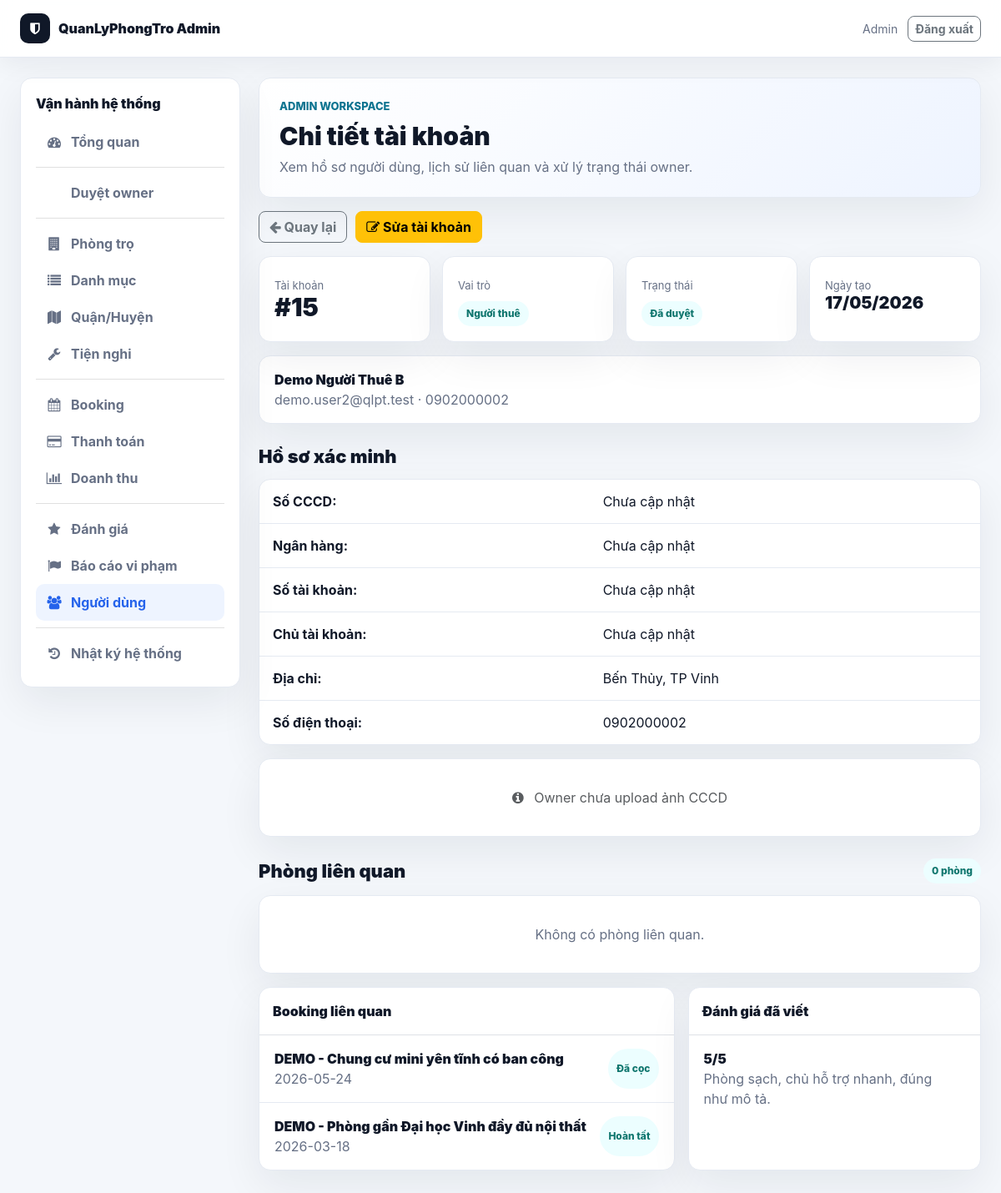
The app's page /public/admin/user_detail.php?id=15 (signed in) with its own data.
### tables this page shows
CREATE TABLE `users` (
  `id` int(11) NOT NULL,
  `name` varchar(100) DEFAULT NULL,
  `email` varchar(150) DEFAULT NULL,
  `password` varchar(255) DEFAULT NULL,
  `reset_token` varchar(64) DEFAULT NULL,
  `reset_expires` datetime DEFAULT NULL,
  `force_password_change` tinyint(1) NOT NULL DEFAULT 0,
  `phone` varchar(20) DEFAULT NULL,
  `avatar` varchar(255) DEFAULT NULL,
  `role` enum('user','owner','admin') DEFAULT 'user',
  `created_at` timestamp NOT NULL DEFAULT current_timestamp(),
  `status` varchar(20) DEFAULT 'pending',
  `owner_verification_status` enum('not_required','pending_verification','submitted','approved','rejected') NOT NULL DEFAULT 'not_required',
  `approved_by` int(11) DEFAULT NULL,
  `approved_at` datetime DEFAULT NULL,
  `rejection_reason` text DEFAULT NULL,
  `address` text DEFAULT NULL,
  `idcard_number` varchar(50) DEFAULT NULL,
  `trust_score` int(11) NOT NULL DEFAULT 0,
  `admin_note` text DEFAULT NULL,
  `verified_at` datetime DEFAULT NULL,
  `verification_submitted_at` datetime DEFAULT NULL,
  `verification_reviewed_by` int(11) DEFAULT NULL,
  `verification_reviewed_at` datetime DEFAULT NULL,
  `verification_rejection_reason` text DEFAULT NULL,
  `id_card_front` varchar(255) DEFAULT NULL,
  `id_card_back` varchar(255) DEFAULT NULL,
  `selfie_image` varchar(255) DEFAULT NULL,
  `bank_name` varchar(100) DEFAULT NULL,
  `bank_account_no` varchar(50) DEFAULT NULL,
  `bank_account_name` varchar(100) DEFAULT NULL,
  `bank_verified_at` datetime DEFAULT NULL,
  `notify_email` tinyint(1) DEFAULT 1,
  `notify_booking` tinyint(1) DEFAULT 1,
  `show_phone` tinyint(1) DEFAULT 1,
  `dark_mode` tinyint(1) DEFAULT 0
);

CREATE TABLE `bookings` (
  `id` int(11) NOT NULL,
  `booking_code` varchar(30) DEFAULT NULL,
  `user_id` int(11) DEFAULT NULL,
  `owner_id` int(11) DEFAULT NULL,
  `motel_id` int(11) DEFAULT NULL,
  `check_in_date` date DEFAULT NULL,
  `check_out_date` date DEFAULT NULL,
  `expected_move_in_date` date DEFAULT NULL,
  `rental_duration_months` int(11) DEFAULT NULL,
  `note` text DEFAULT NULL,
  `contact_name` varchar(120) DEFAULT NULL,
  `contact_phone` varchar(20) DEFAULT NULL,
  `contact_email` varchar(150) DEFAULT NULL,
  `deposit_amount` int(11) DEFAULT NULL,
  `total_amount` int(11) NOT NULL DEFAULT 0,
  `payment_status` enum('pending','processing','paid','failed','cancelled','refunded') NOT NULL DEFAULT 'pending',
  `booking_status` enum('pending','waiting_payment','paid','confirmed','cancelled','rejected','expired','completed') NOT NULL DEFAULT 'pending',
  `checkin_date` date DEFAULT NULL,
  `status` enum('pending','paid','accepted','completed','rejected','cancelled') DEFAULT 'pending',
  `created_at` timestamp NOT NULL DEFAULT current_timestamp(),
  `cancelled_at` datetime DEFAULT NULL,
  `cancelled_by` int(11) DEFAULT NULL,
  `cancellation_reason` text DEFAULT NULL,
  `rejected_at` datetime DEFAULT NULL,
  `rejected_by` int(11) DEFAULT NULL,
  `rejection_reason` text DEFAULT NULL,
  `expires_at` datetime DEFAULT NULL,
  `updated_at` datetime DEFAULT NULL
);

CREATE TABLE `motels` (
  `id` int(11) NOT NULL,
  `title` varchar(255) NOT NULL,
  `description` text DEFAULT NULL,
  `price` int(11) NOT NULL,
  `deposit_amount` int(11) NOT NULL DEFAULT 0,
  `area` int(11) DEFAULT NULL,
  `address` varchar(255) DEFAULT NULL,
  `province_code` varchar(20) DEFAULT NULL,
  `province_name` varchar(120) DEFAULT NULL,
  `district_code` varchar(20) DEFAULT NULL,
  `district_name` varchar(120) DEFAULT NULL,
  `ward_code` varchar(20) DEFAULT NULL,
  `ward_name` varchar(120) DEFAULT NULL,
  `street_address` varchar(255) DEFAULT NULL,
  `address_api_source` varchar(80) DEFAULT NULL,
  `lat` decimal(10,8) DEFAULT NULL,
  `lng` decimal(11,8) DEFAULT NULL,
  `phone` varchar(20) DEFAULT NULL,
  `user_id` int(11) NOT NULL,
  `category_id` int(11) DEFAULT NULL,
  `district_id` int(11) DEFAULT NULL,
  `status` enum('pending','approved','hidden','rejected') DEFAULT 'pending',
  `room_status` enum('available','reserved','rented','unavailable') NOT NULL DEFAULT 'available',
  `rejection_reason` text DEFAULT NULL,
  `rejected_by` int(11) DEFAULT NULL,
  `rejected_at` datetime DEFAULT NULL,
  `count_view` int(11) DEFAULT 0,
  `created_at` timestamp NOT NULL DEFAULT current_timestamp(),
  `updated_at` timestamp NULL DEFAULT NULL,
  `bedrooms` int(11) DEFAULT 0,
  `bathrooms` int(11) DEFAULT 0,
  `max_people` int(11) DEFAULT NULL,
  `utilities` text DEFAULT NULL,
  `furniture` text DEFAULT NULL,
  `verification_status` varchar(30) NOT NULL DEFAULT 'unverified',
  `health_score` int(11) NOT NULL DEFAULT 0,
  `is_featured` tinyint(1) NOT NULL DEFAULT 0,
  `available_from` date DEFAULT NULL,
  `service_fee` int(11) NOT NULL DEFAULT 0,
  `electricity_unit_price` int(11) NOT NULL DEFAULT 0,
  `water_fee_per_person` int(11) NOT NULL DEFAULT 0,
  `internet_fee` int(11) NOT NULL DEFAULT 0,
  `parking_fee` int(11) NOT NULL DEFAULT 0,
  `other_fee` int(11) NOT NULL DEFAULT 0,
  `service_note` varchar(255) DEFAULT NULL,
  `deposit_months` decimal(3,1) NOT NULL DEFAULT 1.0
);

CREATE TABLE `reviews` (
  `id` int(11) NOT NULL,
  `user_id` int(11) DEFAULT NULL,
  `motel_id` int(11) DEFAULT NULL,
  `rating` int(11) DEFAULT NULL,
  `comment` text DEFAULT NULL,
  `status` varchar(20) NOT NULL DEFAULT 'visible',
  `created_at` timestamp NOT NULL DEFAULT current_timestamp()
);

### public/admin_init.php (called while the page is built, shortened)
<?php
require_once __DIR__ . '/../config/database.php';
require_once __DIR__ . '/../core/Database.php';
require_once __DIR__ . '/../app/controller/ActivityLogController.php';
$db = new Database($conn);
?>

### core/Database.php (called while the page is built, shortened)
<?php
class Database {
    private $conn;
    public function __construct($connection) {
        $this->conn = $connection;
    }
    public function getRow($sql) {
        $result = $this->conn->query($sql);
        if ($result && $result->num_rows > 0) {
            return $result->fetch_assoc();
        }
        return false;
    }
    public function getRows($sql) {
        $result = $this->conn->query($sql);
        if ($result && $result->num_rows > 0) {
            $rows = [];
            while ($row = $result->fetch_assoc()) {
                $rows[] = $row;
            }
            return $rows;
        }
        return [];
    }
}
?>

### public/admin/user_detail.php (the view, shortened to what this page needs)
<?php
require_once __DIR__ . '/../admin_init.php';
require_once __DIR__ . '/layout.php';
$id = (int)$_GET['id'];
$user = $db->getRow("SELECT * FROM users WHERE id = {$id}");
$motels = $db->getRows("SELECT * FROM motels WHERE user_id = {$id} ORDER BY created_at DESC LIMIT 10");
$bookings = $db->getRows(
    "SELECT b.*, m.title AS motel_title
     FROM bookings b
     LEFT JOIN motels m ON b.motel_id = m.id
     WHERE b.user_id = {$id} OR m.user_id = {$id}
     ORDER BY b.created_at DESC
     LIMIT 10"
);
$reviews = $db->getRows("SELECT * FROM reviews WHERE user_id = {$id} ORDER BY created_at DESC LIMIT 5");
$status = (string)($user['status'] ?? 'pending');
?>
<div class="wb-actions mb-3">
    <a href="<?php echo $user['role'] === 'owner' ? ADMIN_URL . 'user_approvals.php' : ADMIN_URL . 'users.php'; ?>" class="btn btn-outline-secondary"><i class="fa fa-arrow-left"></i> Quay lại</a>
    <a href="<?php echo ADMIN_URL . 'user_edit.php?id=' . (int)$user['id']; ?>" class="btn btn-warning"><i class="fa fa-edit"></i> Sửa tài khoản</a>
</div>
<div class="wb-grid wb-stats-4 mb-3">
    <div class="wb-card"><div class="wb-card-label">Tài khoản</div><div class="wb-card-value">#<?php echo (int)$user['id']; ?></div></div>
    <div class="wb-card"><div class="wb-card-label">Vai trò</div><div class="mt-2"><span class="wb-pill"><?php echo admin_status_label((string)$user['role']); ?></span></div></div>
    <div class="wb-card"><div class="wb-card-label">Trạng thái</div><div class="mt-2"><span class="wb-pill <?php echo admin_pill_class($status); ?>"><?php echo admin_status_label($status); ?></span></div></div>
    <div class="wb-card"><div class="wb-card-label">Ngày tạo</div><div class="wb-card-value fs-5"><?php echo !empty($user['created_at']) ? date('d/m/Y', strtotime((string)$user['created_at'])) : ''; ?></div></div>
</div>
<div class="wb-list-card mb-3">
    <div class="wb-list-row">
        <div>
            <div class="wb-title"><?php echo admin_e($user['name'] ?? 'N/A'); ?></div>
            <div class="wb-muted"><?php echo admin_e($user['email'] ?? ''); ?> · <?php echo admin_e($user['phone'] ?? '-'); ?></div>
        </div>
    </div>
</div>
<div class="wb-section-head"><h2>Hồ sơ xác minh</h2></div>
<div class="wb-table-card mb-3">
    <table class="wb-table">
        <tbody>
            <tr>
                <td class="fw-bold">Số CCCD:</td>
                <td><?php echo admin_e($user['idcard_number'] ?? 'Chưa cập nhật'); ?></td>
            </tr>
            <tr>
                <td class="fw-bold">Ngân hàng:</td>
                <td><?php echo admin_e($user['bank_name'] ?? 'Chưa cập nhật'); ?></td>
            </tr>
            <tr>
                <td class="fw-bold">Số tài khoản:</td>
                <td><?php echo admin_e($user['bank_account_no'] ?? 'Chưa cập nhật'); ?></td>
            </tr>
            <tr>
                <td class="fw-bold">Chủ tài khoản:</td>
                <td><?php echo admin_e($user['bank_account_name'] ?? 'Chưa cập nhật'); ?></td>
            </tr>
            <tr>
                <td class="fw-bold">Địa chỉ:</td>
                <td><?php echo admin_e($user['address'] ?? 'Chưa cập nhật'); ?></td>
            </tr>
            <tr>
                <td class="fw-bold">Số điện thoại:</td>
                <td><?php echo admin_e($user['phone'] ?? 'Chưa cập nhật'); ?></td>
            </tr>
        </tbody>
    </table>
</div>
<?php if (!empty($user['id_card_front']) || !empty($user['id_card_back'])): ?>
<div class="wb-section-head"><h2>Ảnh tài liệu CCCD</h2></div>
<div class="row g-3 mb-3">
    <?php if (!empty($user['id_card_front'])): ?>
    <div class="col-md-6">
        <div class="wb-card">
            <div class="p-2 text-center border-bottom"><small class="text-muted">Mặt trước CCCD</small></div>
            <div class="p-3">
                <img src="../<?php echo htmlspecialchars($user['id_card_front']); ?>" alt="Mặt trước CCCD" class="img-fluid border rounded" style="max-height: 300px; object-fit: contain;">
            </div>
        </div>
    </div>
    <?php endif; ?>
    <?php if (!empty($user['id_card_back'])): ?>
    <div class="col-md-6">
        <div class="wb-card">
            <div class="p-2 text-center border-bottom"><small class="text-muted">Mặt sau CCCD</small></div>
            <div class="p-3">
                <img src="../<?php echo htmlspecialchars($user['id_card_back']); ?>" alt="Mặt sau CCCD" class="img-fluid border rounded" style="max-height: 300px; object-fit: contain;">
            </div>
        </div>
    </div>
    <?php endif; ?>
</div>
<?php else: ?>
<div class="wb-card mb-3">
    <div class="p-3 text-center text-muted">
        <i class="fa fa-info-circle me-2"></i> Owner chưa upload ảnh CCCD
    </div>
</div>
<?php endif; ?>
<div class="wb-section-head"><h2>Phòng liên quan</h2><span class="wb-pill"><?php echo count($motels); ?> phòng</span></div>
<div class="wb-table-card mb-3">
    <?php if ($motels): ?>
        <table class="wb-table">
            <thead><tr><th>ID</th><th>Tiêu đề</th><th>Giá</th><th>Trạng thái</th><th></th></tr></thead>
            <tbody>
                <?php foreach ($motels as $motel): ?>
                    <tr>
                        <td>#<?php echo (int)$motel['id']; ?></td>
                        <td class="wb-title"><?php echo admin_e($motel['title'] ?? 'N/A'); ?></td>
                        <td class="wb-price"><?php echo admin_money($motel['price'] ?? 0); ?></td>
                        <td><span class="wb-pill <?php echo admin_pill_class((string)$motel['status']); ?>"><?php echo admin_status_label((string)$motel['status']); ?></span></td>
                        <td class="text-end"><a href="motel_detail.php?id=<?php echo (int)$motel['id']; ?>" class="btn btn-sm btn-primary">Xem</a></td>
                    </tr>
                <?php endforeach; ?>
            </tbody>
        </table>
    <?php else: ?>
        <div class="wb-empty">Không có phòng liên quan.</div>
    <?php endif; ?>
</div>
<div class="row g-3">
    <div class="col-md-7">
        <div class="wb-list-card h-100">
            <div class="p-3 border-bottom"><div class="wb-title">Booking liên quan</div></div>
            <?php if ($bookings): ?>
                <?php foreach ($bookings as $booking): ?>
                    <div class="wb-list-row">
                        <div><div class="wb-title"><?php echo admin_e($booking['motel_title'] ?? 'N/A'); ?></div><div class="wb-muted"><?php echo admin_e($booking['checkin_date'] ?? ''); ?></div></div>
                        <span class="wb-pill <?php echo admin_pill_class((string)$booking['status']); ?>"><?php echo admin_status_label((string)$booking['status']); ?></span>
                    </div>
                <?php endforeach; ?>
            <?php else: ?>
                <div class="wb-empty">Không có booking.</div>
            <?php endif; ?>
        </div>
    </div>
    <div class="col-md-5">
        <div class="wb-list-card h-100">
            <div class="p-3 border-bottom"><div class="wb-title">Đánh giá đã viết</div></div>
            <?php if ($reviews): ?>
                <?php foreach ($reviews as $review): ?>
                    <div class="wb-list-row">
                        <div><div class="wb-title"><?php echo (int)($review['rating'] ?? 0); ?>/5</div><div class="wb-muted"><?php echo admin_e(substr((string)($review['comment'] ?? ''), 0, 80)); ?></div></div>
                    </div>
                <?php endforeach; ?>
            <?php else: ?>
                <div class="wb-empty">Không có đánh giá.</div>
            <?php endif; ?>
        </div>
    </div>
</div>

### public/assets/css/modern.css (style rules this page uses)
:root { --app-bg: #f4f7fb; --app-surface: #ffffff; --app-surface-soft: #f8fafc; --app-text: #172033; --app-muted: #667085; --app-border: #e5eaf2; --app-primary: #2563eb; --app-primary-dark: #1e40af; --app-accent: #14b8a6; --app-warning: #f59e0b; --app-danger: #dc2626; --app-success: #16a34a; --app-shadow: 0 14px 40px rgba(15, 23, 42, 0.08); --app-radius: 8px; }
body { background: var(--app-bg) !important; color: var(--app-text); font-family: "Inter", "Segoe UI", Arial, sans-serif !important; }
*, *::before, *::after { box-sizing: border-box; }
.btn, button, .btn-primary, .btn-view, .btn-search, .btn-cta { border-radius: var(--app-radius) !important; font-weight: 700; }

### public/assets/css/workbench.css (style rules this page uses)
:root { --wb-bg: #f4f7fb; --wb-surface: #ffffff; --wb-soft: #f8fafc; --wb-text: #101828; --wb-muted: #667085; --wb-border: #e5eaf2; --wb-primary: #2563eb; --wb-primary-dark: #1e40af; --wb-accent: #0e7490; --wb-success: #16a34a; --wb-warning: #f59e0b; --wb-danger: #dc2626; --wb-shadow: 0 18px 50px rgba(15, 23, 42, .07); }
body.workbench { min-height: 100vh; margin: 0; background: var(--wb-bg) !important; color: var(--wb-text); font-family: "Inter", "Segoe UI", Arial, sans-serif; }
.wb-sidebar, .wb-hero, .wb-card, .wb-table-card, .wb-list-card { background: var(--wb-surface); border: 1px solid var(--wb-border); border-radius: 14px; box-shadow: var(--wb-shadow); }
.wb-actions { display: flex; align-items: center; flex-wrap: wrap; gap: 10px; }
.wb-grid { display: grid; gap: 14px; }
.wb-stats-4 { grid-template-columns: repeat(4, minmax(0, 1fr)); }
.wb-card { padding: 18px; }
.wb-card-value { font-size: 30px; line-height: 1; font-weight: 950; }
.wb-card-label { color: var(--wb-muted); font-size: 13px; margin-top: 7px; }
.wb-section-head { margin: 26px 0 14px; display: flex; align-items: center; justify-content: space-between; gap: 12px; }
.wb-section-head h2 { margin: 0; font-size: 22px; font-weight: 950; }
.wb-pill { display: inline-flex; align-items: center; gap: 6px; padding: 6px 10px; border-radius: 999px; background: #ecfeff; color: #0f766e; font-size: 12px; font-weight: 850; }
.wb-muted { color: var(--wb-muted); }
.wb-table { width: 100%; margin: 0; }
.wb-table th, .wb-table td { padding: 14px 16px; border-bottom: 1px solid var(--wb-border); vertical-align: middle; }
.wb-table tr:last-child td { border-bottom: 0; }
.wb-list-row { display: grid; grid-template-columns: minmax(0, 1fr) auto; gap: 16px; padding: 16px 18px; border-bottom: 1px solid var(--wb-border); }
.wb-list-row:last-child { border-bottom: 0; }
.wb-title { color: var(--wb-text); font-weight: 900; }
.wb-empty { padding: 34px; text-align: center; color: var(--wb-muted); }

### records on screen
users: id "15", role "Người thuê", created_at "17/05/2026", name "Demo Người Thuê B", email "demo.user2@qlpt.test", phone "0902000002", idcard_number "Chưa cập nhật", bank_name "Chưa cập nhật", bank_account_no "Chưa cập nhật", bank_account_name "Chưa cập nhật", address "Bến Thủy, TP Vinh"
bookings: motel.title "DEMO - Chung cư mini yên tĩnh có ban công", checkin_date "2026-05-24", status "Đã cọc"
bookings: motel.title "DEMO - Phòng gần Đại học Vinh đầy đủ nội thất", checkin_date "2026-03-18", status "Hoàn tất"
reviews: rating "5", comment "Phòng sạch, chủ hỗ trợ nhanh, đúng như mô tả."

### other values on screen
admin_e(admin_current_name()) "Admin"
admin_e($item['label']) "Tổng quan"
admin_e($item['label']) "Duyệt owner"
admin_e($item['label']) "Phòng trọ"
admin_e($item['label']) "Danh mục"
admin_e($item['label']) "Quận/Huyện"
admin_e($item['label']) "Tiện nghi"
admin_e($item['label']) "Booking"
admin_e($item['label']) "Thanh toán"
admin_e($item['label']) "Doanh thu"
admin_e($item['label']) "Đánh giá"
admin_e($item['label']) "Báo cáo vi phạm"
admin_e($item['label']) "Người dùng"
admin_e($item['label']) "Nhật ký hệ thống"
admin_e($title) "Chi tiết tài khoản"
